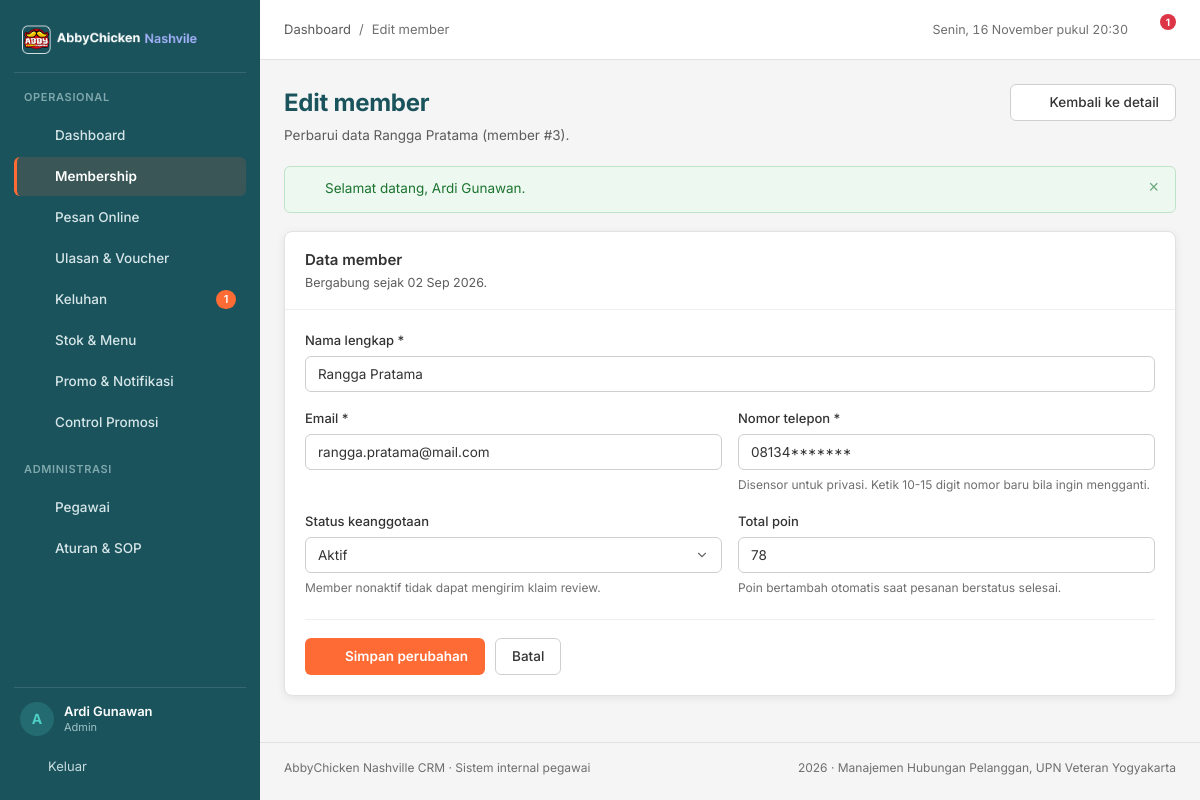
The page /pages/membership/edit.php?id=3 (signed in) on the database its author committed.
### tables this page shows
CREATE TABLE `member` (
  `member_id` int(11) NOT NULL AUTO_INCREMENT,
  `email` varchar(100) NOT NULL,
  `password` varchar(255) NOT NULL DEFAULT '123456',
  `no_telp` varchar(15) NOT NULL,
  `tgl_join` date NOT NULL,
  `name` varchar(100) NOT NULL,
  `total_poin` int(11) NOT NULL DEFAULT 0,
  `member_status` enum('aktif','nonaktif') NOT NULL DEFAULT 'aktif',
  PRIMARY KEY (`member_id`),
  UNIQUE KEY `uq_member_email` (`email`),
  KEY `idx_member_nama` (`name`),
  KEY `idx_member_status` (`member_status`)
);

### pages/membership/edit.php (the view, shortened to what this page needs)
<?php
require_once __DIR__ . '/../../config/database.php';
$id = (int) ($_GET['id'] ?? $_POST['member_id'] ?? 0);
$stmt = mysqli_prepare($conn, 'SELECT * FROM member WHERE member_id = ? LIMIT 1');
mysqli_stmt_bind_param($stmt, 'i', $id);
mysqli_stmt_execute($stmt);
$member = mysqli_fetch_assoc(mysqli_stmt_get_result($stmt));
$telp_tersensor = tampil_telepon($member['no_telp']);
$error = [];
$data  = [
    'name'          => $member['name'],
    'email'         => $member['email'],
    'no_telp'       => $telp_tersensor,
    'member_status' => $member['member_status'],
    'total_poin'    => $member['total_poin'],
];
$page_actions  = '<a class="btn btn--secondary" href="' . e(base_url('pages/membership/detail.php?id=' . $id)) . '">' . icon('arrow-left', 16) . ' Kembali ke detail</a>';
require_once __DIR__ . '/../../includes/header.php';
?>
<form class="card" method="post" action="" novalidate>
  <div class="card__head">
    <div>
      <h2>Data member</h2>
      <p>Bergabung sejak <?= e(tanggal_id($member['tgl_join'])) ?>.</p>
    </div>
  </div>
  <div class="card__body">
    <div class="form-grid">
      <div class="field field--full">
        <label for="name">Nama lengkap <span aria-hidden="true">*</span></label>
        <input class="input<?= isset($error['name']) ? ' is-invalid' : '' ?>" type="text" id="name" name="name"
               value="<?= e($data['name']) ?>" maxlength="100" required>
      </div>
      <div class="field">
        <label for="email">Email <span aria-hidden="true">*</span></label>
        <input class="input<?= isset($error['email']) ? ' is-invalid' : '' ?>" type="email" id="email" name="email"
               value="<?= e($data['email']) ?>" maxlength="100" required>
      </div>
      <div class="field">
        <label for="no_telp">Nomor telepon <span aria-hidden="true">*</span></label>
        <input class="input<?= isset($error['no_telp']) ? ' is-invalid' : '' ?>" type="tel" id="no_telp" name="no_telp"
               value="<?= e($data['no_telp']) ?>" inputmode="numeric" maxlength="15" autocomplete="off" required>
        <?php if (isset($error['no_telp'])): ?>
          <span class="error"><?= e($error['no_telp']) ?></span>
        <?php else: ?>
          <span class="hint">Disensor untuk privasi. Ketik 10-15 digit nomor baru bila ingin mengganti.</span>
        <?php endif; ?>
      </div>
      <div class="field">
        <label for="member_status">Status keanggotaan</label>
        <select class="select" id="member_status" name="member_status">
          <option value="aktif" <?= $data['member_status'] === 'aktif' ? 'selected' : '' ?>>Aktif</option>
        </select>
        <span class="hint">Member nonaktif tidak dapat mengirim klaim review.</span>
      </div>
      <div class="field">
        <label for="total_poin">Total poin</label>
        <input class="input" type="number" id="total_poin" name="total_poin" min="0" step="1"
               value="<?= (int) $data['total_poin'] ?>">
        <span class="hint">Poin bertambah otomatis saat pesanan berstatus selesai.</span>
      </div>
    </div>
    <div class="form-actions">
      <button class="btn btn--primary" type="submit"><?= icon('check', 16) ?> Simpan perubahan</button>
      <a class="btn btn--secondary" href="<?= e(base_url('pages/membership/index.php')) ?>">Batal</a>
    </div>
  </div>
</form>
<?php require_once __DIR__ . '/../../includes/footer.php'; ?>

### assets/css/style.css (style rules this page uses)
:root { --teal-dark: #1A535C; --teal-dark-2: #14444B; --teal: #4ECDC4; --orange: #FF6B35; --orange-dark: #E55A2B; --white: #FFFFFF; --gray-50: #F5F5F5; --gray-100: #EFEFEF; --gray-200: #E2E2E2; --gray-300: #CFCFCF; --gray-500: #6F6F6F; --gray-600: #5C5C5C; --gray-900: #333333; --green: #28A745; --red: #DC3545; --amber: #E0A106; --blue: #2B7FD4; --radius-card: 8px; --radius-control: 6px; --shadow-card: 0 2px 8px rgba(0, 0, 0, 0.08); --sidebar-w: 260px; --font: 'Inter', -apple-system, BlinkMacSystemFont, 'Segoe UI', sans-serif; }
*, *::before, *::after { box-sizing: border-box; }
html { -webkit-text-size-adjust: 100%; }
body { margin: 0; font-family: var(--font); font-size: 14px; line-height: 1.55; color: var(--gray-900); background: var(--gray-50); -webkit-font-smoothing: antialiased; }
h1, h2, h3, h4, p, ul, ol, figure { margin: 0; }
h2 { font-size: 20px; font-weight: 600; }
a { color: var(--teal-dark); text-decoration: none; }
.card { background: var(--white); border: 1px solid var(--gray-200); border-radius: var(--radius-card); box-shadow: var(--shadow-card); }
.card__head { display: flex; align-items: flex-start; gap: 12px; padding: 16px 20px; border-bottom: 1px solid var(--gray-100); }
.card__head h2 { font-size: 15px; font-weight: 600; color: var(--gray-900); }
.card__head p { margin-top: 2px; font-size: 12.5px; color: var(--gray-600); }
.card__body { padding: 20px; }
.btn { display: inline-flex; align-items: center; justify-content: center; gap: 7px; padding: 8px 16px; border: 1px solid transparent; border-radius: var(--radius-control); font-family: inherit; font-size: 13.5px; font-weight: 500; line-height: 1.4; cursor: pointer; text-decoration: none; white-space: nowrap; transition: background-color 120ms ease, border-color 120ms ease, color 120ms ease; }
.btn--primary { background: var(--orange); color: var(--white); font-weight: 600; }
.btn--secondary { background: var(--white); border-color: var(--gray-300); color: var(--gray-900); }
.form-grid { display: grid; grid-template-columns: repeat(2, minmax(0, 1fr)); gap: 16px; }
.field { display: flex; flex-direction: column; gap: 6px; }
.field--full { grid-column: 1 / -1; }
.field label { font-size: 13px; font-weight: 500; color: var(--gray-900); }
.field .hint { font-size: 12px; color: var(--gray-500); }
.input, .select, .textarea { width: 100%; padding: 9px 12px; border: 1px solid var(--gray-300); border-radius: var(--radius-control); font-family: inherit; font-size: 13.5px; color: var(--gray-900); background: var(--white); transition: border-color 120ms ease, box-shadow 120ms ease; }
.select { appearance: none; background-repeat: no-repeat; background-position: right 12px center; padding-right: 34px; }
.form-actions { display: flex; align-items: center; gap: 10px; margin-top: 22px; padding-top: 18px; border-top: 1px solid var(--gray-100); flex-wrap: wrap; }

### rows shown on the page
member: tgl_join "02 Sep 2026", name "Rangga Pratama", email "rangga.pratama@mail.com", member_status "Aktif", total_poin "78"

### other values the page prints
$item['label'] "Dashboard"
$item['label'] "Membership"
$item['label'] "Pesan Online"
$item['label'] "Ulasan & Voucher"
$item['label'] "Keluhan"
$tiket_terbuka "1"
$item['label'] "Stok & Menu"
$item['label'] "Promo & Notifikasi"
$item['label'] "Control Promosi"
$item['label'] "Pegawai"
$item['label'] "Aturan & SOP"
mb_substr($nama_pegawai, 0, 1) "A"
$nama_pegawai "Ardi Gunawan"
$role_pegawai "Admin"
$page_title "Edit member"
